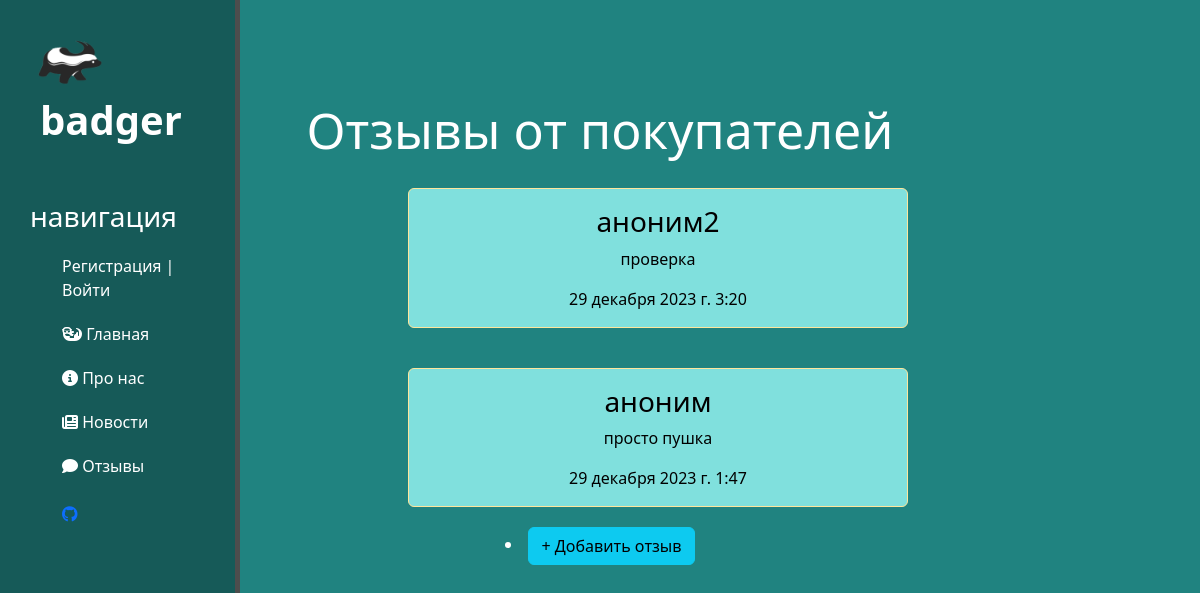
/feedback/, run on an earlier commit of the app's database.
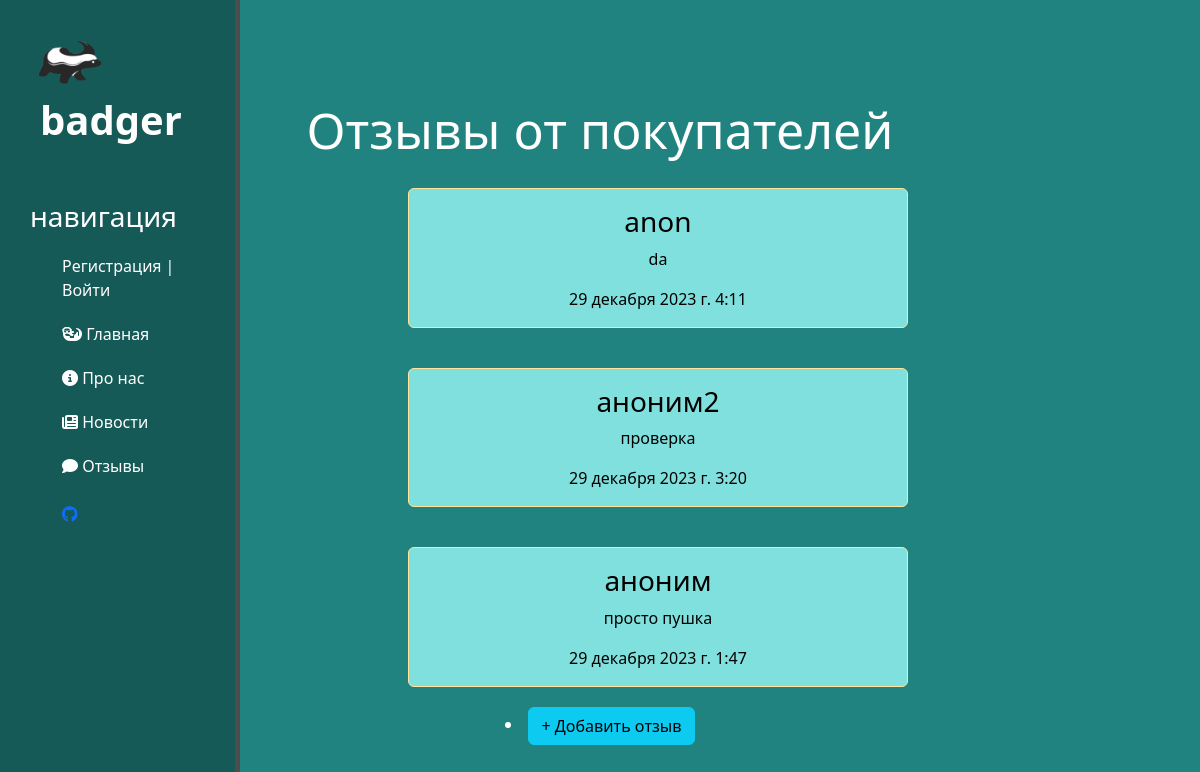
And on a later commit of the database.
### main/models.py (models this page shows)
class Feed(models.Model):
    fio = models.CharField(max_length=30, verbose_name="заголовок")
    text = models.TextField(verbose_name="анонс")
    date=models.DateTimeField(verbose_name="дата")
    class Meta:
        verbose_name = 'Отзыв'
        verbose_name_plural = 'Отзывы'

### main/views.py (the view)
# urls.py: path('feedback/', views.feedback_home, name='feedback_home'),
def feedback_home(request):
    feedback = Feed.objects.order_by('-date')
    return  render(request, 'main/feedback_home.html',{'feedback':feedback})

### main/templates/main/feedback_home.html (shortened to what this page needs)
{% extends 'main/shablon.html' %}
{% block content %}
<div class="features">
    <h1>Отзывы от покупателей </h1>
        {% for el in feedback %}
            <div class="alert alert-warning">
                <h3>{{ el.fio }}</h3>
                <p>{{ el.text }}</p>
                <span>{{ el.date }}</span>
            </div>
        {% endfor %}
</div>
<a href="{% url 'create' %}" class="link link1"><li><button class="btn btn-info">+ Добавить отзыв</button></li></a>
{% endblock %}

What changed in the data, as far as the page shows it:
added Feed: fio "anon", text "da", date "29 декабря 2023 г. 4:11"
